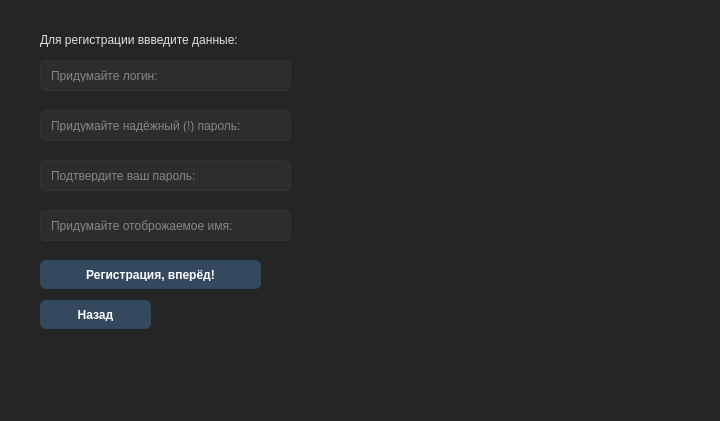
<?xml version="1.0" encoding="UTF-8"?>
<ui version="4.0">
 <class>RegisterWindow</class>
 <widget class="QDialog" name="RegisterWindow">
  <property name="geometry">
   <rect>
    <x>0</x>
    <y>0</y>
    <width>720</width>
    <height>421</height>
   </rect>
  </property>
  <property name="windowTitle">
   <string>Dialog</string>
  </property>
  <property name="styleSheet">
   <string notr="true">QDialog {
    background-color: #1E1E1E;
}

QWidget {
    background-color: #252525;
    color: #E0E0E0;
}

QLabel {
    color: #E0E0E0;
}

QLineEdit {
    background-color: #2D2D2D;
    color: #E0E0E0;
    border: 1px solid #333;
    border-radius: 6px;
    padding: 8px;
}

QPushButton {
    background-color: #34495E;
    color: white;
    border: none;
    border-radius: 6px;
    padding: 8px 24px;
    font-weight: bold;
}

QPushButton:hover {
    background-color: #2C3E50;
}

QPushButton:pressed {
    background-color: #1F2B38;
}</string>
  </property>
  <widget class="QLineEdit" name="passwordEdit">
   <property name="geometry">
    <rect>
     <x>40</x>
     <y>110</y>
     <width>251</width>
     <height>31</height>
    </rect>
   </property>
   <property name="placeholderText">
    <string>Придумайте надёжный (!) пароль: </string>
   </property>
  </widget>
  <widget class="QLabel" name="label">
   <property name="geometry">
    <rect>
     <x>40</x>
     <y>30</y>
     <width>271</width>
     <height>20</height>
    </rect>
   </property>
   <property name="text">
    <string>Для регистрации ввведите данные:</string>
   </property>
  </widget>
  <widget class="QLineEdit" name="loginEdit">
   <property name="geometry">
    <rect>
     <x>40</x>
     <y>60</y>
     <width>251</width>
     <height>31</height>
    </rect>
   </property>
   <property name="placeholderText">
    <string>Придумайте логин:</string>
   </property>
  </widget>
  <widget class="QPushButton" name="registerButton">
   <property name="geometry">
    <rect>
     <x>40</x>
     <y>260</y>
     <width>221</width>
     <height>29</height>
    </rect>
   </property>
   <property name="text">
    <string>Регистрация, вперёд!</string>
   </property>
  </widget>
  <widget class="QLineEdit" name="confirmEdit">
   <property name="geometry">
    <rect>
     <x>40</x>
     <y>160</y>
     <width>251</width>
     <height>31</height>
    </rect>
   </property>
   <property name="placeholderText">
    <string>Подтвердите ваш пароль:</string>
   </property>
  </widget>
  <widget class="QLineEdit" name="nicknameEdit">
   <property name="geometry">
    <rect>
     <x>40</x>
     <y>210</y>
     <width>251</width>
     <height>31</height>
    </rect>
   </property>
   <property name="placeholderText">
    <string>Придумайте отоброжаемое имя:</string>
   </property>
  </widget>
  <widget class="QLabel" name="statusLabel">
   <property name="geometry">
    <rect>
     <x>40</x>
     <y>340</y>
     <width>211</width>
     <height>20</height>
    </rect>
   </property>
   <property name="text">
    <string/>
   </property>
  </widget>
  <widget class="QPushButton" name="backButton">
   <property name="geometry">
    <rect>
     <x>40</x>
     <y>300</y>
     <width>111</width>
     <height>29</height>
    </rect>
   </property>
   <property name="text">
    <string>Назад</string>
   </property>
  </widget>
 </widget>
 <resources/>
 <connections/>
</ui>
